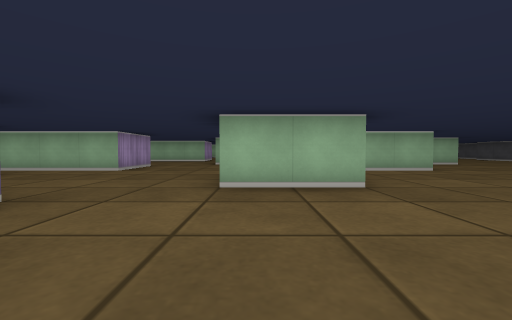
View 1 (above)

21 first-person views from a walk through a cub3D maze. The camera is about half as high as the walls, tilts 2° down and sees 90° across. The floor is counted in squares. Each view is taken from the middle of a square. On the plan, view 1 faces up. The plan holds only what a view shows up to about 9 squares ahead; the rest is blank.

View 2
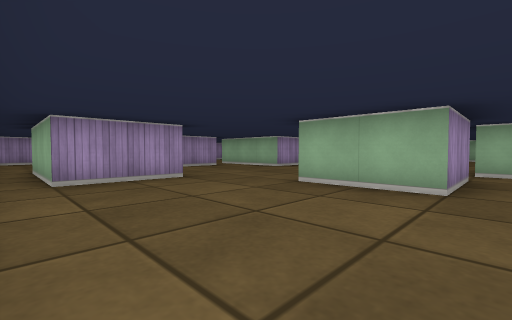

View 3
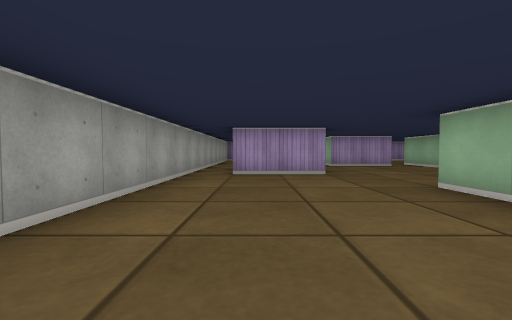

View 4
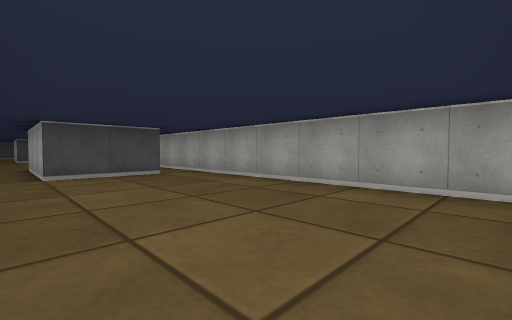

View 5
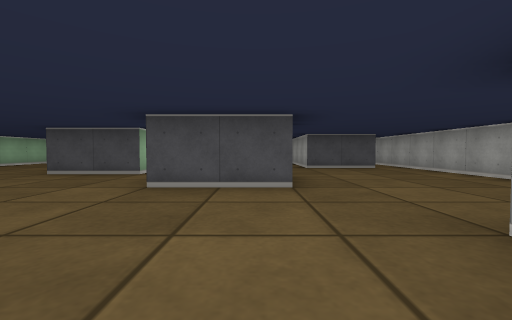

View 6
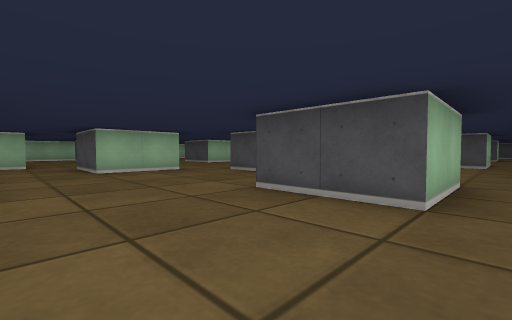

View 7
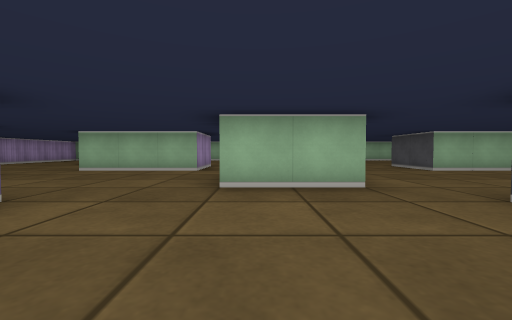

View 8
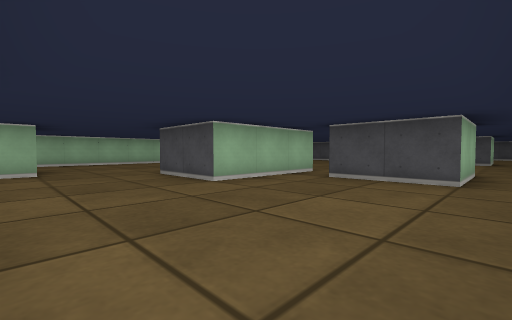

View 9
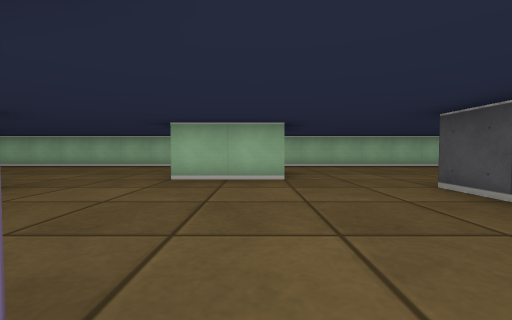

View 10
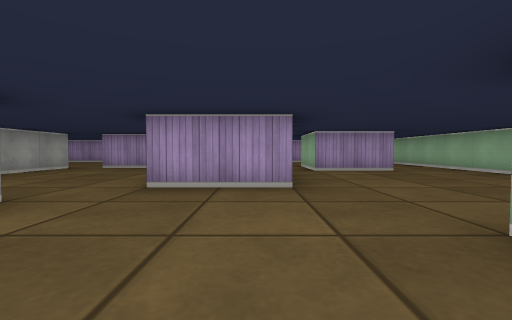

View 11
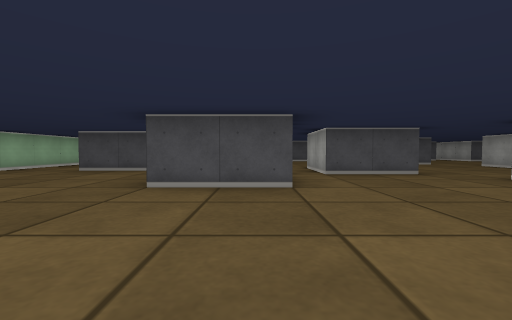

View 12
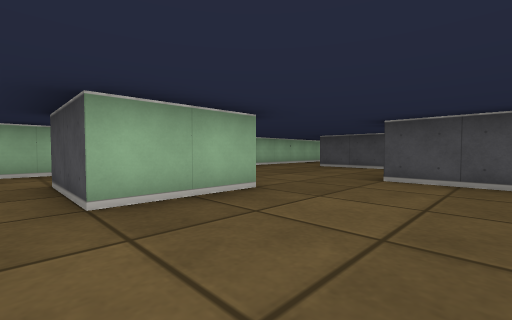

View 13
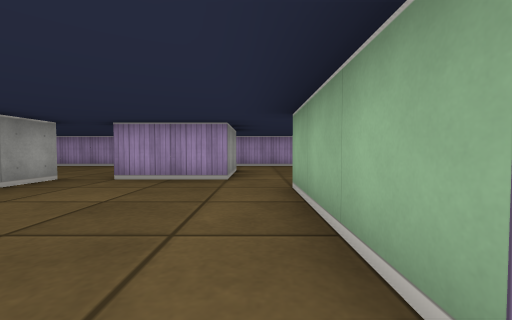

View 14
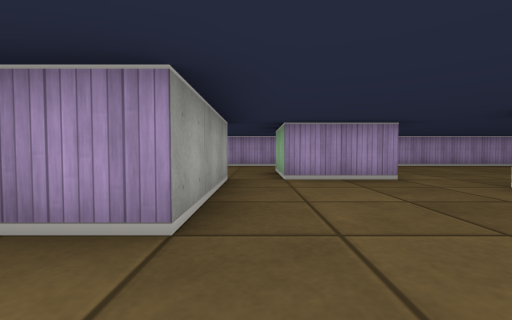

View 15
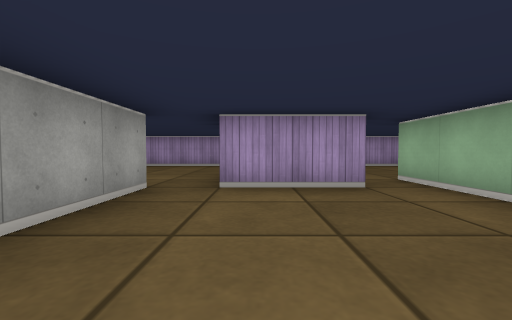

View 16
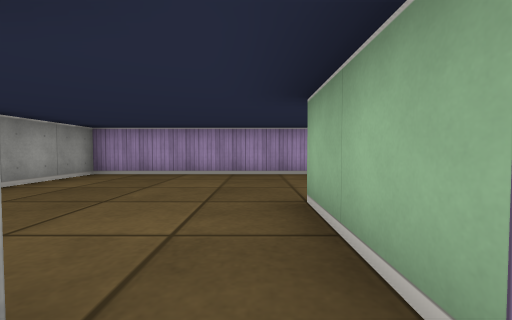

View 17
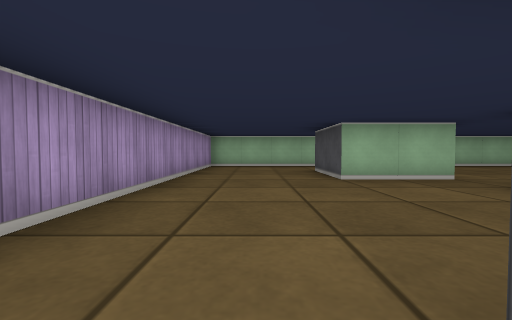

View 18
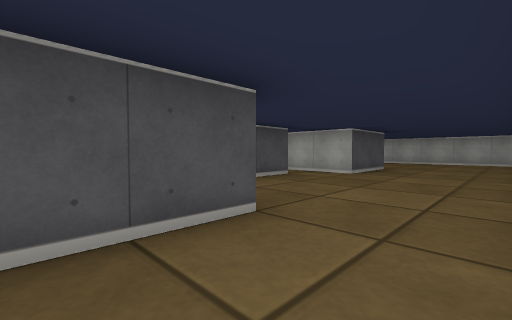

View 19
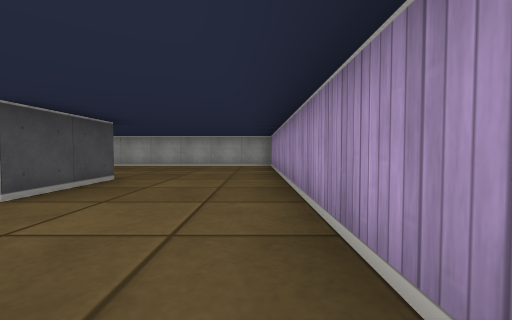

View 20
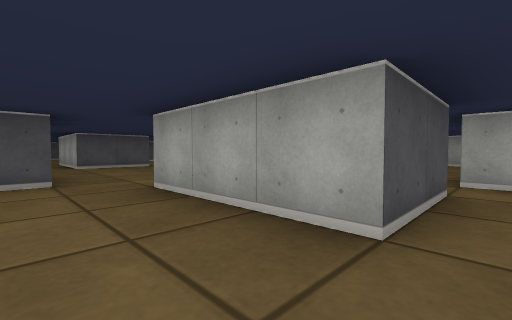

View 21
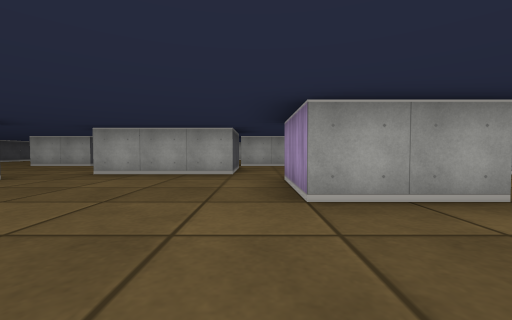

### Floor plan
Ten units are one square. View 1 is at (0, 0); x grows to the right and y downward. Boxes are objects, and circles mark ways between rooms. Rooms are numbered by the first view taken in them; rooms with no view inside come last. Other rooms are left out.
<svg viewBox="-110 -200 210 210">
<path fill="none" stroke="#000" d="M15 -35 -5 -35M35 -4 35 -25M-25 -15 -25 -5M-26 5 58 5M0 -55 15 -55M-35 -75 -35 -65 -55 -65M-5 -35 -5 -55M-55 -55 -55 -35M15 -65 15 -85M5 -95 -15 -95M-55 -25 -25 -25 -25 -15M16 -155 -5 -155M-15 -115 5 -115 5 -95M15 -85 45 -85M55 -95 55 -115 65 -115M65 -125 35 -125 35 -145M-25 -134 -25 -125M-55 -155 -75 -155 -75 -175M-85 -95 -85 -115 -65 -115 -65 -105M-76 -195 -105 -195 -105 -114M-55 -35 -75 -35 -75 -55 -55 -55M-55 -65 -65 -65 -65 -75M-65 -95 -85 -95M-105 -98 -105 5 -26 5M-25 -5 -55 -5M-25 -146 -25 -134M-55 -175 -55 -155M-5 -155 -5 -175M-2 -195 -76 -195M-65 -105 -65 -95M-15 -95 -15 -115M-65 -85 -35 -85 -35 -75M-25 -125 -55 -125M65 -55 85 -55M75 -95 55 -95M95 -64 95 -85M35 -25 65 -25M65 -35 65 -55M46 -65 15 -65M15 -55 15 -35"/>
<circle cx="-17" cy="-30" r="3" fill="#2a7"/>
<circle cx="-30" cy="0" r="3" fill="#2a7"/>
<circle cx="25" cy="-30" r="3" fill="#2a7"/>
<circle cx="10" cy="-90" r="3" fill="#2a7"/>
<circle cx="-60" cy="-30" r="3" fill="#2a7"/>
<circle cx="-60" cy="-60" r="3" fill="#2a7"/>
<circle cx="-27" cy="-90" r="3" fill="#2a7"/>
<circle cx="10" cy="-60" r="3" fill="#2a7"/>
<circle cx="-17" cy="-150" r="3" fill="#2a7"/>
<circle cx="-20" cy="-120" r="3" fill="#2a7"/>
<circle cx="50" cy="-85" r="3" fill="#2a7"/>
<circle cx="-95" cy="-105" r="3" fill="#2a7"/>
<circle cx="-50" cy="-150" r="3" fill="#2a7"/>
<circle cx="-65" cy="-185" r="3" fill="#2a7"/>
<circle cx="-60" cy="-115" r="3" fill="#2a7"/>
<circle cx="-60" cy="-90" r="3" fill="#2a7"/>
<circle cx="55" cy="-60" r="3" fill="#2a7"/>
<text x="10" y="-10">1</text>
<text x="-20" y="-60">2</text>
<text x="20" y="-120">3</text>
<text x="-80" y="-140">4</text>
<text x="-80" y="-40">5</text>
<text x="-30" y="-170">6</text>
<text x="-40" y="-100">7</text>
<text x="70" y="-70">8</text>
<text x="40" y="-40">9</text>
</svg>
Room 1 opens to room 2. Room 1 opens to room 5. Room 1 opens to room 9. Room 2 opens to room 3. Room 2 opens to room 5. Room 2 opens to room 7. Room 2 opens to room 9. Room 3 opens to room 6. Room 3 opens to room 7. Room 3 opens to room 8. Room 4 opens to room 5. Room 4 opens to room 6. Room 4 opens to room 7. Room 5 opens to room 7. Room 8 opens to room 9.

Where each view was taken, in squares from view 1:
view 1: 0 up, 0 right, facing up
view 2: 0 up, 2 right, facing up-left
view 3: 1 up, 3 right, facing left
view 4: 3 up, 2 left, facing down-right
view 5: 4 up, 4 left, facing right
view 6: 3 up, 3 left, facing up-right
view 7: 6 up, 1 left, facing up
view 8: 9 up, 1 right, facing up-right
view 9: 11 up, 1 right, facing up
view 10: 14 up, 1 right, facing left
view 11: 13 up, 0 right, facing right
view 12: 13 up, 1 left, facing up-right
view 13: 12 up, 2 left, facing left
view 14: 9 up, 2 left, facing left
view 15: 4 up, 2 left, facing left
view 16: 3 up, 5 left, facing left
view 17: 11 up, 9 left, facing up
view 18: 11 up, 10 left, facing down-right
view 19: 8 up, 10 left, facing down
view 20: 10 up, 1 right, facing down-right
view 21: 14 up, 1 right, facing down
